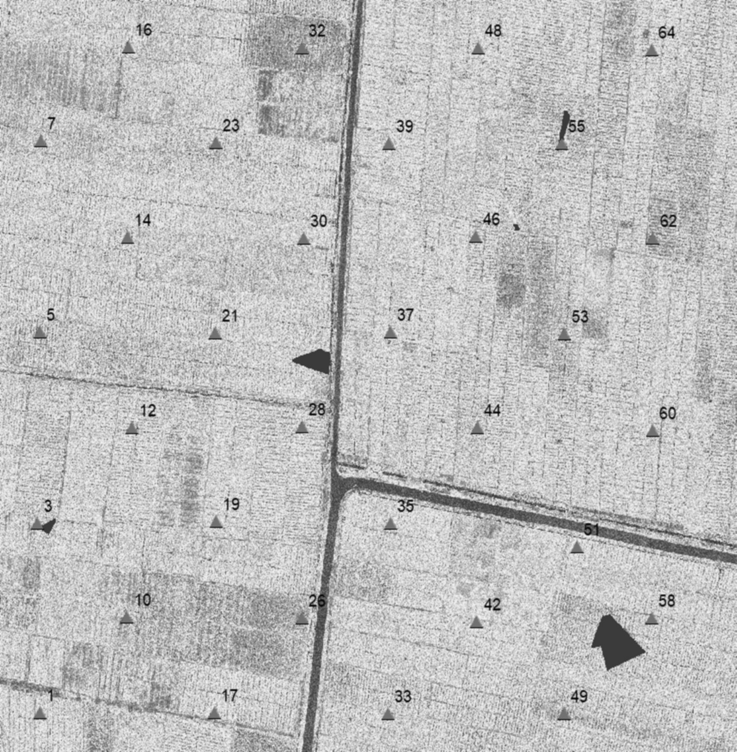
#> input picture mask-filter.jpg, 1473 x 1504 px (shown at 1/2 size)
$ python standar-citra.py
#> lines starting #> are read from the running program, lines starting #| are printed output that depends on the picture
import cv2
import numpy as np
import matplotlib.pyplot as plt

def standardize_image(image_path):
    # Baca gambar dalam grayscale
#> called with image_path = 'mask-filter.jpg'
    img = cv2.imread(image_path, cv2.IMREAD_GRAYSCALE)
#> img is the input picture: shape (1504, 1473); min 0, max 248, mean 190.7
    if img is None:
        raise Exception("Gambar tidak ditemukan.")

    # Hitung rata-rata dan standar deviasi
    mean = np.mean(img)
#> mean = 190.7
    std = np.std(img)
#> std = 30.31

    # Standardisasi z-score
    standardized = (img - mean) / (std + 1e-8)  # tambahkan epsilon untuk hindari pembagian nol

    # Konversi hasil ke rentang 0–255 agar bisa ditampilkan
    standardized_rescaled = cv2.normalize(standardized, None, 0, 255, cv2.NORM_MINMAX)
    standardized_rescaled = standardized_rescaled.astype(np.uint8)

    # Tampilkan hasil
    plt.figure(figsize=(10, 4))
    plt.subplot(1, 3, 1)
    plt.title("Original")
    plt.imshow(img, cmap='gray')

    plt.subplot(1, 3, 2)
    plt.title("Standardized (z-score)")
    plt.imshow(standardized, cmap='gray')

    plt.subplot(1, 3, 3)
    plt.title("Rescaled to 0-255")
    plt.imshow(standardized_rescaled, cmap='gray')
    plt.tight_layout()
    plt.show()
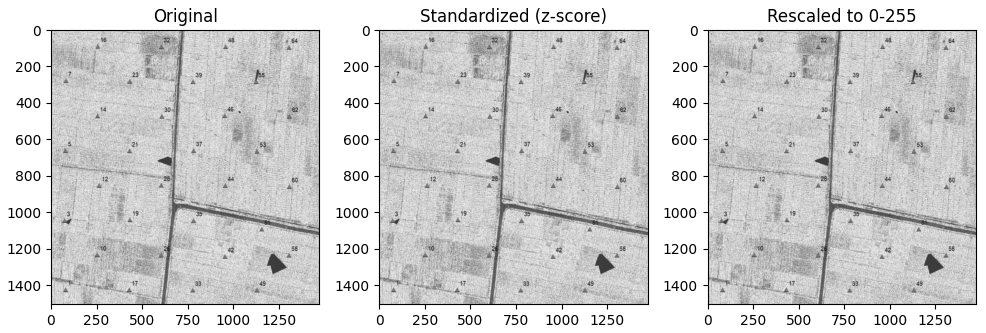
#> figure drawn by matplotlib, 3 panels

    # Simpan jika perlu
    cv2.imwrite('standardized.jpg', standardized_rescaled)

# Contoh penggunaan
standardize_image('mask-filter.jpg')
